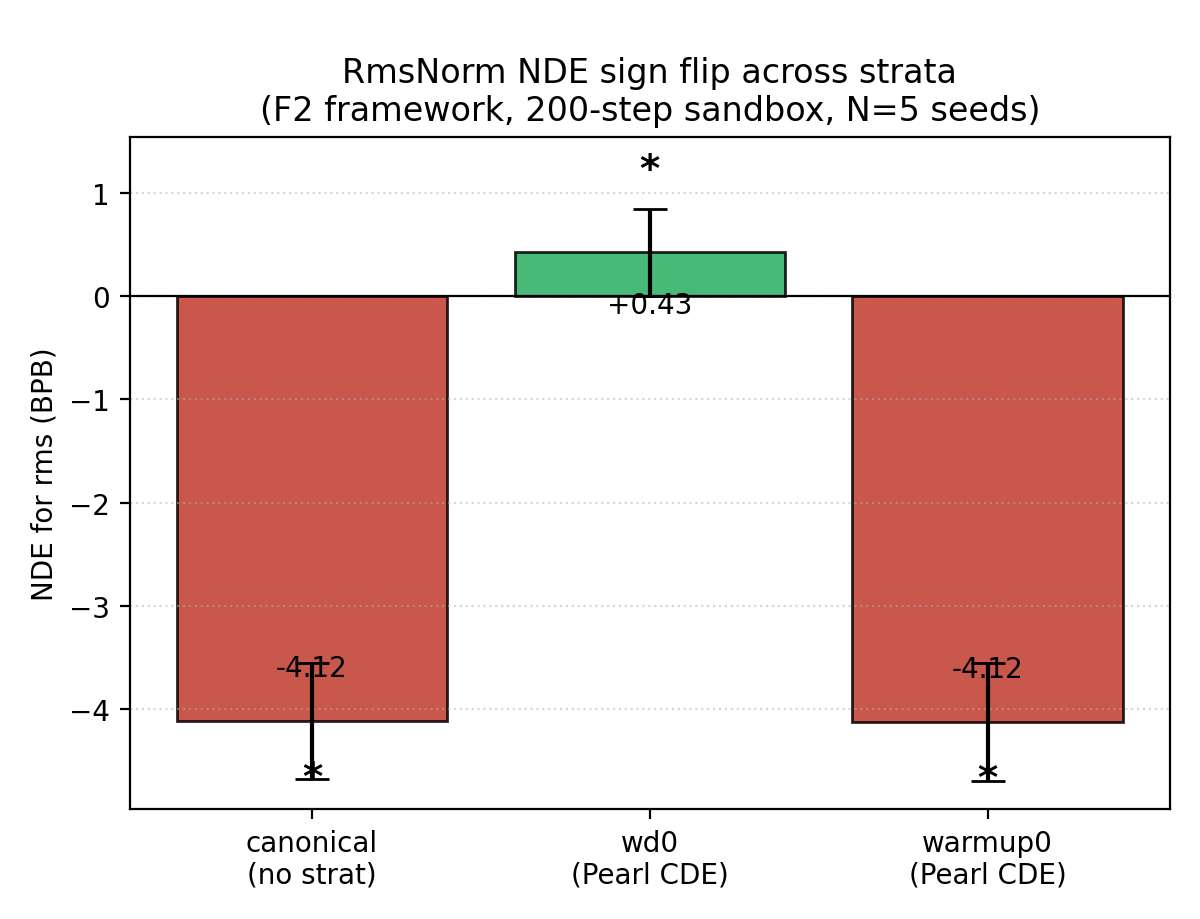

This chart was generated by the following Python code:
#!/usr/bin/env python3
"""Figure 1 — RmsNorm NDE sign flip across strata.

Headline finding from Loops 49-50: under canonical mediation the NDE for rms
is -4.12 BPB (apparently harmful), but under the wd0 Pearl CDE stratum the
same estimand is +0.43 BPB (intrinsically helpful, CI excludes zero).

Input: JSONL emitted by `f2_to_jsonl` from a 3-stratum `f2_stratum_compare`
CSV. Output: PNG bar chart with 95% CI error bars.

Usage:
    python3 fig1_rms_nde_signflip.py \\
        --input /tmp/loop52_3stratum.jsonl \\
        --out papers/figures/fig1_rms_nde_signflip.png

The script reads exactly one row matched by `--fix-x rms --pse-name NDE`
and plots three bars (canonical, wd0, warmup0) with CI95 error bars.
"""

import argparse
import json
import math
import sys
from pathlib import Path

import matplotlib

matplotlib.use("Agg")  # headless backend; we only save the PNG.
import matplotlib.pyplot as plt


def load_row(jsonl_path, fix_x, pse_name):
    """Find the (fix_x, pse_name) row in a `f2_stratum_compare` JSONL."""
    with open(jsonl_path) as f:
        for line in f:
            line = line.strip()
            if not line:
                continue
            rec = json.loads(line)
            if rec.get("fix_x") == fix_x and rec.get("pse_name") == pse_name:
                return rec
    raise SystemExit(f"# ERROR: no row matched fix_x={fix_x!r}, pse_name={pse_name!r}")


def is_real(x):
    return x is not None and isinstance(x, (int, float)) and not math.isnan(float(x))


def main():
    p = argparse.ArgumentParser()
    p.add_argument(
        "--input",
        default="/tmp/loop52_3stratum.jsonl",
        help="JSONL from f2_to_jsonl on a 3-stratum compare CSV",
    )
    p.add_argument("--out", default="fig1_rms_nde_signflip.png")
    p.add_argument("--fix-x", default="rms")
    p.add_argument("--pse-name", default="NDE")
    args = p.parse_args()

    row = load_row(args.input, args.fix_x, args.pse_name)

    # Per-stratum estimates and CI half-widths.
    strata_labels = ["canonical", "wd0", "warmup0"]
    estimates = []
    err_lo = []
    err_hi = []
    survives = []  # CI excludes zero?
    for s in strata_labels:
        est = row.get(f"estimate_{s}")
        lo = row.get(f"ci95_lo_{s}")
        hi = row.get(f"ci95_hi_{s}")
        if is_real(est) and is_real(lo) and is_real(hi):
            est = float(est)
            lo = float(lo)
            hi = float(hi)
            estimates.append(est)
            err_lo.append(est - lo)
            err_hi.append(hi - est)
            survives.append((lo > 0 and hi > 0) or (lo < 0 and hi < 0))
        else:
            # Missing stratum → placeholder NaN, no bar drawn.
            estimates.append(float("nan"))
            err_lo.append(0.0)
            err_hi.append(0.0)
            survives.append(False)

    fig, ax = plt.subplots(figsize=(6.0, 4.6))
    xs = list(range(len(strata_labels)))
    # Color: red for negative (harmful direction), green for positive
    # (helpful direction). Per F2 BPB convention: lower BPB is better, so
    # NDE > 0 means "removing helps → fix is helpful intrinsically".
    colors = []
    for est in estimates:
        if math.isnan(est):
            colors.append("#cccccc")
        elif est < 0:
            colors.append("#c0392b")  # red
        else:
            colors.append("#27ae60")  # green
    bars = ax.bar(
        xs,
        estimates,
        yerr=[err_lo, err_hi],
        color=colors,
        edgecolor="black",
        capsize=6,
        alpha=0.85,
    )
    # Mark CI-excludes-zero (robust) bars with a '*' annotation above.
    for i, (est, ok) in enumerate(zip(estimates, survives)):
        if not math.isnan(est) and ok:
            ax.text(
                i,
                est + (err_hi[i] if est >= 0 else -err_lo[i]) + 0.2,
                "*",
                ha="center",
                va="bottom" if est >= 0 else "top",
                fontsize=14,
                fontweight="bold",
            )
    ax.axhline(0, color="black", linewidth=0.8)
    ax.set_xticks(xs)
    ax.set_xticklabels(["canonical\n(no strat)", "wd0\n(Pearl CDE)", "warmup0\n(Pearl CDE)"])
    ax.set_ylabel(f"{args.pse_name} for {args.fix_x} (BPB)")
    ax.set_title(
        f"RmsNorm NDE sign flip across strata\n(F2 framework, 200-step sandbox, N=5 seeds)"
    )
    ax.grid(True, axis="y", linestyle=":", alpha=0.5)
    # Add the headline numbers as inline annotations.
    for i, est in enumerate(estimates):
        if not math.isnan(est):
            ax.annotate(
                f"{est:+.2f}",
                xy=(i, est),
                xytext=(0, -14 if est >= 0 else 14),
                textcoords="offset points",
                ha="center",
                va="top" if est >= 0 else "bottom",
                fontsize=10,
                color="black",
            )
    # Loop 104 fix: give the wd0 bar's "*" + error-bar cap clear sky
    # below the title (26th pass caught the collision).
    y_data = [est + err_hi[i] for i, est in enumerate(estimates)
              if not math.isnan(est)] + [0.0]
    y_top = max(y_data) + 0.7   # +0.5 for asterisk, +0.2 padding
    ax.set_ylim(top=y_top)

    fig.tight_layout()
    fig.subplots_adjust(top=0.85)
    out = Path(args.out)
    out.parent.mkdir(parents=True, exist_ok=True)
    fig.savefig(out, dpi=200)
    print(f"# Wrote {out} ({out.stat().st_size} bytes)")


if __name__ == "__main__":
    main()
